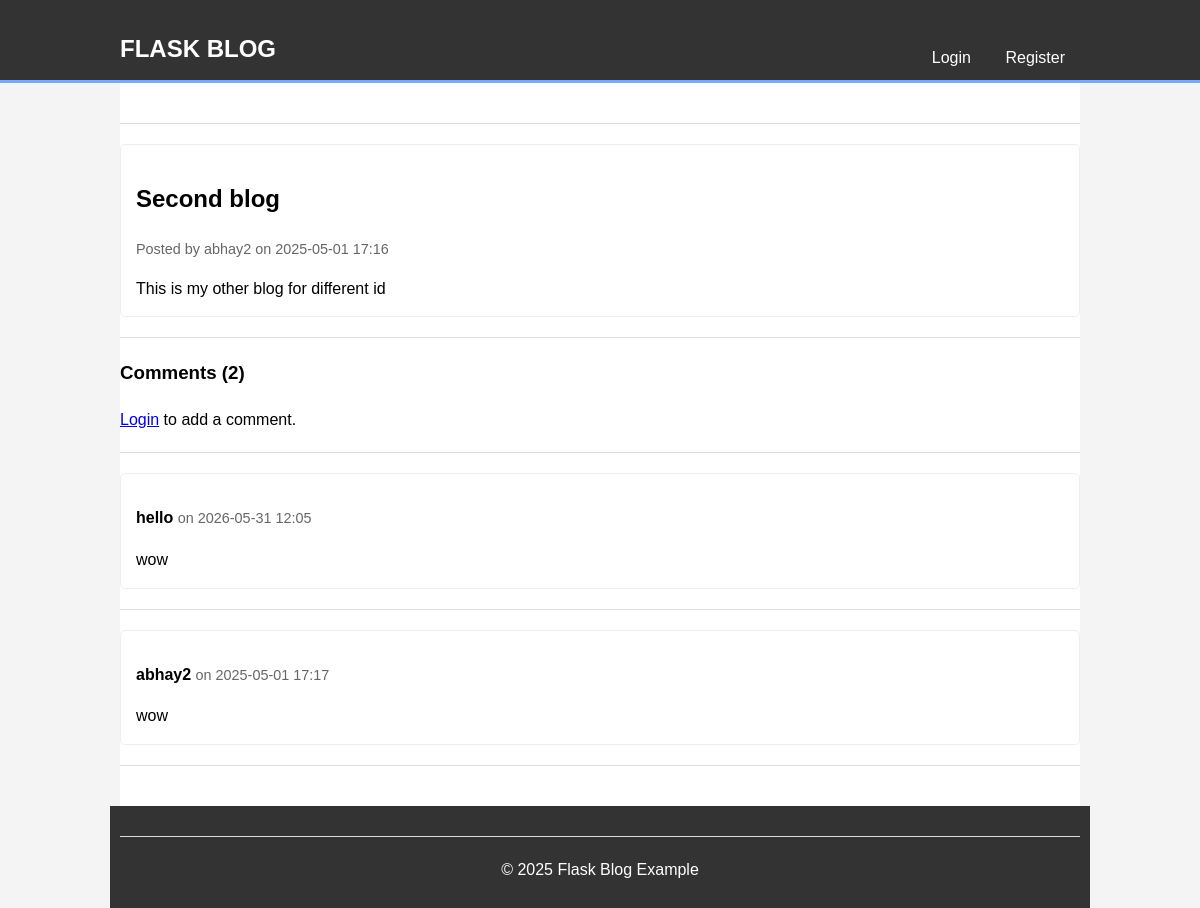
Screenshot of /post/2 with the database file from the repository.
### models.py (models this page shows, shortened)
class Post(db.Model):
    id = db.Column(db.Integer, primary_key=True)
    title = db.Column(db.String(120), nullable=False)
    content = db.Column(db.Text, nullable=False)
    date_posted = db.Column(db.DateTime, nullable=False, default=lambda: datetime.now(timezone.utc), index=True)
    author_id = db.Column(db.Integer, db.ForeignKey('user.id'), nullable=False)
    author = db.relationship('User', back_populates='posts')
    comments = db.relationship('Comment', back_populates='post', lazy='dynamic', cascade='all, delete-orphan')

class User(db.Model, UserMixin):
    id = db.Column(db.Integer, primary_key=True)
    username = db.Column(db.String(100), unique=True, nullable=False, index=True) # Added index
    password_hash = db.Column(db.String(256), nullable=False) # Store hash, not raw password
    posts = db.relationship('Post', back_populates='author', lazy='dynamic', cascade='all, delete-orphan')
    comments = db.relationship('Comment', back_populates='user', lazy='dynamic', cascade='all, delete-orphan')

class Comment(db.Model):
    id = db.Column(db.Integer, primary_key=True)
    content = db.Column(db.Text, nullable=False)
    date_posted = db.Column(db.DateTime, nullable=False, default=lambda: datetime.now(timezone.utc), index=True)
    post_id = db.Column(db.Integer, db.ForeignKey('post.id'), nullable=False)
    user_id = db.Column(db.Integer, db.ForeignKey('user.id'), nullable=False)
    post = db.relationship('Post', back_populates='comments')
    user = db.relationship('User', back_populates='comments')

### main.py (the view, shortened to what this page needs)
@app.route('/post/<int:post_id>', methods=['GET', 'POST'])
def view_post(post_id):
    post = db.session.get(Post, post_id)
    if not post:
        abort(404)
    form = CommentForm()
    comments = db.session.scalars(
        db.select(Comment)
        .where(Comment.post_id == post.id)
        .order_by(Comment.date_posted.desc())
    ).all()
    return render_template('post.html', post=post, comments=comments, form=form, title=post.title)

### templates/post.html (shortened to what this page needs)
{% extends "base.html" %}
{% block content %}
  {% if post %}
    <article class="post-full">
      <h2>{{ post.title }}</h2>
      <p class="post-meta">
          Posted by {{ post.author.username }}
          on {{ post.date_posted.strftime('%Y-%m-%d %H:%M') }}
      </p>
      <div class="post-content">
          {{ post.content }}
      </div>
    </article>
    <hr>
    <section class="comments">
      <h3>Comments ({{ comments|length }})</h3>
      {% if current_user.is_authenticated %}
        <form method="POST" action="{{ url_for('view_post', post_id=post.id) }}">
            {{ form.hidden_tag() }}
            <div>
              {{ form.content.label }}<br>
              {{ form.content(cols=60, rows=4) }}<br>
              {% for error in form.content.errors %}
                <span style="color: red;">[{{ error }}]</span>
              {% endfor %}
            </div>
            <div>
              {{ form.submit() }}
            </div>
        </form>
        <hr>
      {% else %}
        <p><a href="{{ url_for('login', next=request.url) }}">Login</a> to add a comment.</p>
        <hr>
      {% endif %}
      {% if comments %}
        {% for comment in comments %}
            <article class="comment">
              <p>
                  <strong>{{ comment.user.username }}</strong>
                  <small>on {{ comment.date_posted.strftime('%Y-%m-%d %H:%M') }}</small>
              </p>
              <div>{{ comment.content }}</div>
            </article>
            <hr>
        {% endfor %}
      {% else %}
          <p>No comments yet. Be the first!</p>
      {% endif %}
    </section>
  {% endif %}
{% endblock %}

### static/css/style.css (style rules this page uses)
body { font-family: sans-serif; line-height: 1.6; margin: 0; padding: 0; background-color: #f4f4f4; }
.post-summary, .post-full, .comment { background: #fff; padding: 15px; margin-bottom: 15px; border: 1px solid #eee; border-radius: 5px; }
.post-meta, .comment p small { color: #666; font-size: 0.9em; }
.post-content, .comment div { margin-top: 10px; }
hr { border: 0; height: 1px; background: #ddd; margin: 20px 0; }

### rows the page displays
Post: title "Second blog", date_posted "2025-05-01 17:16", content "This is my other blog for different id"
User: author.username "abhay2"
Comment: user.username "hello", date_posted "2026-05-31 12:05", content "wow"
Comment: user.username "abhay2", date_posted "2025-05-01 17:17", content "wow"

### other values shown
{{ comments|length }} "2"
